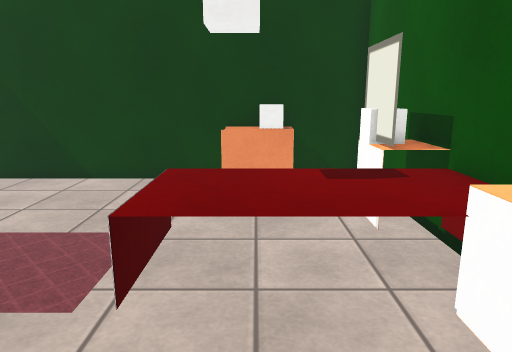
view 1 (above)

12 first-person views from a walk through a Unity game level. The camera is 1.4 m above the floor, tilts 12° down and sees 70° across. The floor is counted in squares, 0.5 m on a side. Each view is taken from the middle of a square. On the plan, view 1 faces up. The plan holds only what a view shows up to about 20 squares ahead; the rest is blank. The place goes on beyond the plan. The player is left out. Some surface patterns are stand-ins.

view 2
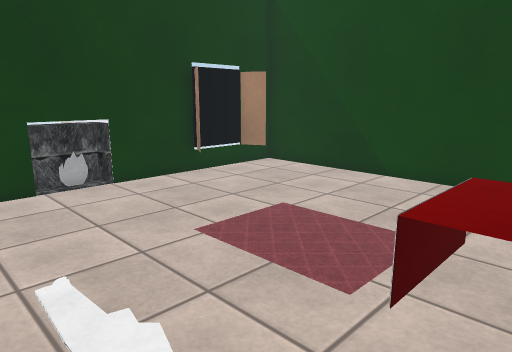

view 3
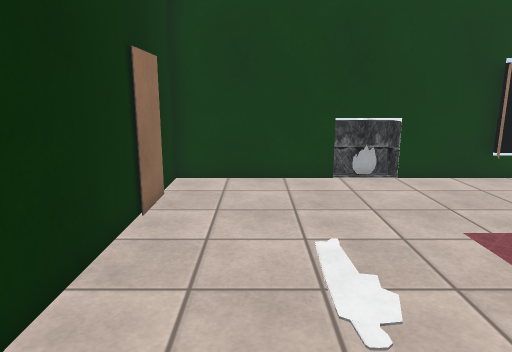

view 4
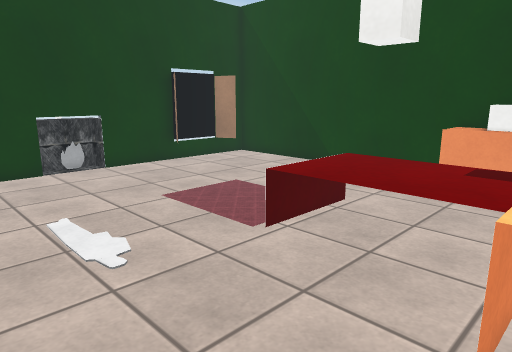

view 5
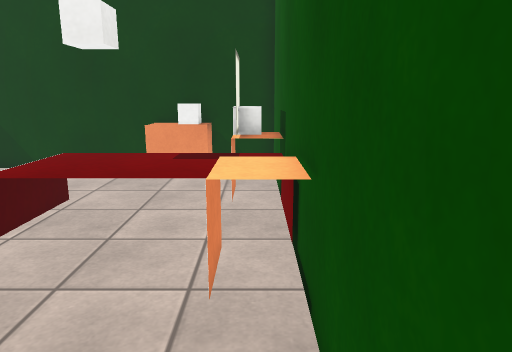

view 6
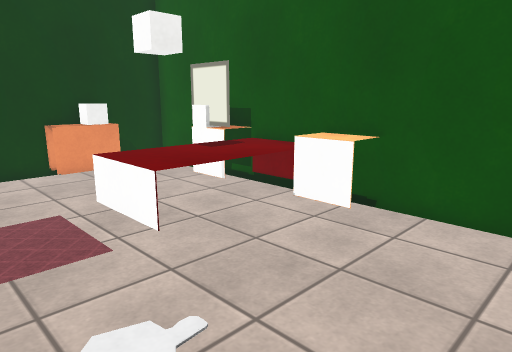

view 7
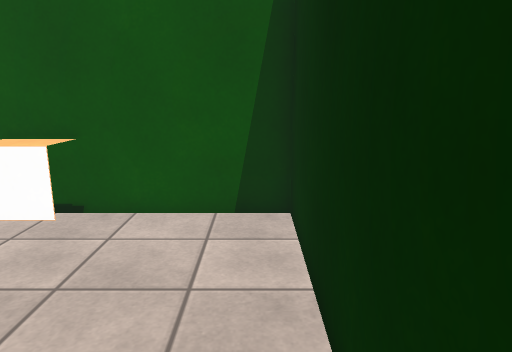

view 8
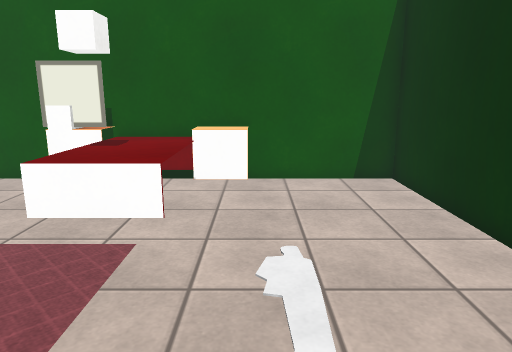

view 9
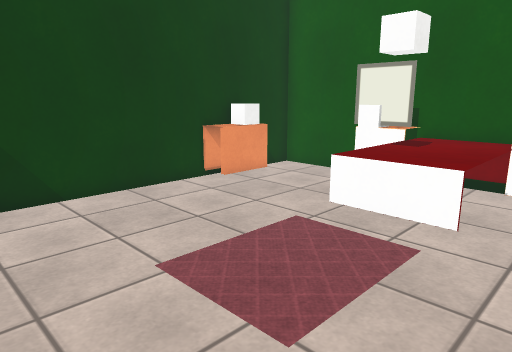

view 10
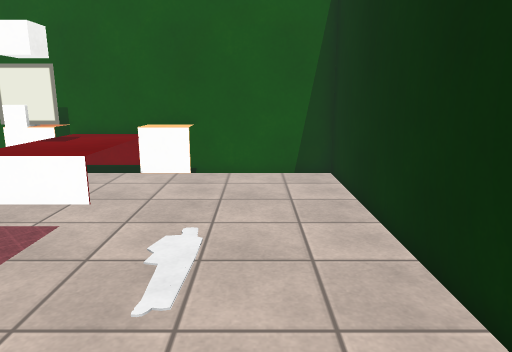

view 11
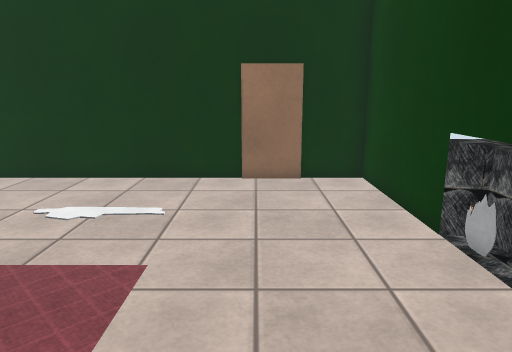

view 12
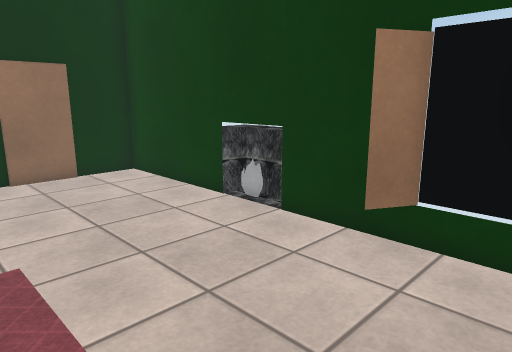

### Floor plan
Points are (right, up) in squares from view 1. A wall is a line through its corners. A room is listed if a view was taken in it or the views show most of it. See-through windows are left out.
Room 1 (views 1, 2, 3, 4, 5, 6, 7, 8, 9, 10, 11, 12)
walls: (-1.4, 12.7) (-11.8, 12.7) (-11.8, 11.5); (3.7, 8.4) (3.7, 12.7) (1.4, 12.7); (-11.8, 8.6) (-11.8, -2.9) (3.7, -2.9) (3.7, 3.5)
low walls: (2.4, 3.2) (2.4, 2.2); (2.4, 2.1) (2.4, 3.5)
objects: other object (-12, 8) to (-11, 11); bed (-2, 4) to (4, 7); other object (-1, 12) to (1, 13); table (2, 7) to (4, 8)

Positions as (right, up) in squares from view 1, and headings:
1: (0, 0), facing up
2: (0, 0), facing up-left
3: (1, 0), facing left
4: (3, -1), facing up-left
5: (3, -2), facing up
6: (-5, -2), facing up-right
7: (-5, -2), facing right
8: (-9, 2), facing right
9: (-9, 2), facing up-right
10: (-10, 0), facing right
11: (-8, 10), facing down
12: (-5, 11), facing down-left
